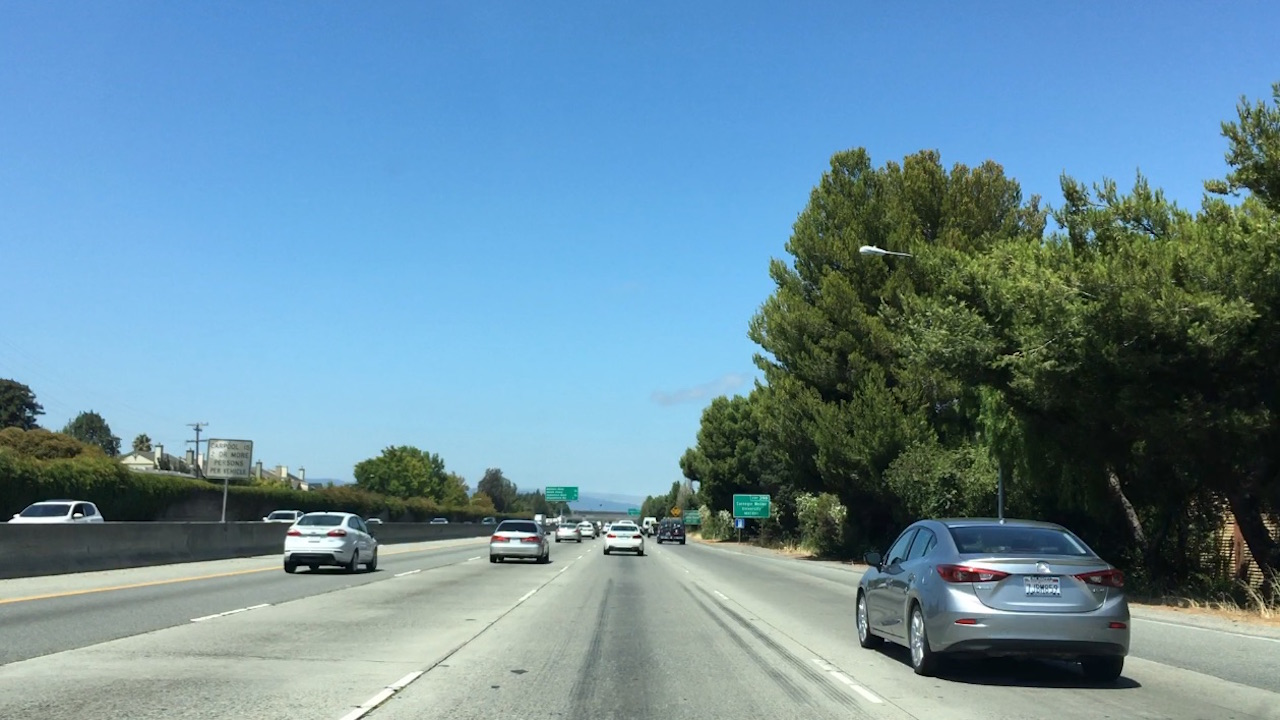
#> input picture p5_vehicle_detection/test_images/bbox-example-image.jpg, 1280 x 720 px
$ jupyter execute --allow-errors vehicle_detection.ipynb   (shell and % lines are left out)   (older library calls are emulated)
#> lines starting #> are read from the running program, lines starting #| are printed output that depends on the picture
# Imports

[cell 1]
import numpy as np
import cv2
import glob
import itertools
import time
import pickle

from scipy.ndimage.measurements import label

from tensorflow.contrib.learn.python import learn as learn
from skimage import color, exposure
from skimage.feature import hog
from sklearn.preprocessing import StandardScaler
from sklearn.model_selection import train_test_split
from skimage.feature import hog
from sklearn.svm import LinearSVC as SVC
from sklearn.tree import DecisionTreeClassifier as DTC
from sklearn.ensemble import RandomForestClassifier as RFC

from moviepy.editor import VideoFileClip
from IPython.display import HTML

import matplotlib.pyplot as plt
import matplotlib.image as mpimg
from mpl_toolkits.mplot3d import Axes3D
plt.style.use('fivethirtyeight')

filepath = '../../p5_vehicle_detection/'
rand_state = 42

# Functions

## Bounding Box

[cell 2]
def draw_boxes(img, bboxes, color=(0, 0, 255), thick=6):

    # make a copy of the image
    draw_img = np.copy(img)

    # draw each bounding box
    for bbox in bboxes:
        cv2.rectangle(draw_img, bbox[0], bbox[1], color, thick)

    # return the image copy with boxes drawn
    return draw_img

## Labeled Boxes

[cell 3]
# [20 lines left out: function draw_labeled_bboxes, not called in this run]

## Search Windows

[cell 4]
# [37 lines left out: function search_windows, not called in this run]

## Sliding Windows

[cell 5]
def slide_window(img, x_start_stop=[None, None], y_start_stop=[None, None],
                    xy_window=(64, 64), xy_overlap=(0.5, 0.5)):

    # If x and/or y start/stop positions not defined, set to image size
    if x_start_stop[0] == None:
        x_start_stop[0] = 0
    if x_start_stop[1] == None:
        x_start_stop[1] = img.shape[1]
    if y_start_stop[0] == None:
        y_start_stop[0] = 0
    if y_start_stop[1] == None:
        y_start_stop[1] = img.shape[0]

    # Compute the span of the region to be searched
    xspan = x_start_stop[1] - x_start_stop[0]
    yspan = y_start_stop[1] - y_start_stop[0]

    # Compute the number of pixels per step in x/y
    nx_pix_per_step = np.int(xy_window[0]*(1 - xy_overlap[0]))
    ny_pix_per_step = np.int(xy_window[1]*(1 - xy_overlap[1]))

    # Compute the number of windows in x/y
    nx_buffer = np.int(xy_window[0]*(xy_overlap[0]))
    ny_buffer = np.int(xy_window[1]*(xy_overlap[1]))
    nx_windows = np.int((xspan-nx_buffer)/nx_pix_per_step)
    ny_windows = np.int((yspan-ny_buffer)/ny_pix_per_step)

    # Initialize a list to append window positions to
    window_list = []

    # Loop through finding x and y window positions
    # TODO: vectorize this step
    for ys in range(ny_windows):
        for xs in range(nx_windows):
            # Calculate window position
            startx = xs*nx_pix_per_step + x_start_stop[0]
            endx = startx + xy_window[0]
            starty = ys*ny_pix_per_step + y_start_stop[0]
            endy = starty + xy_window[1]
            # Append window position to list
            window_list.append(((startx, starty), (endx, endy)))
    # Return the list of windows
    return window_list

## Template Matching

[cell 6]
# [24 lines left out: function find_matches, not called in this run]

## Color Histograms

[cell 7]
def color_hist(img, nbins=32, bins_range=(0, 256)):

    # Compute the histogram of the RGB channels separately
    hists = []
    for channel in range(img.shape[2]):
        hists.append(np.histogram(img[: , :, channel], bins=nbins, range=bins_range))

    # Generating bin centers
    bin_edges = hists[0][1]
    bin_centers = (bin_edges[1:] + bin_edges[0:len(bin_edges)-1]) / 2

    # Concatenate the histograms into a single feature vector
    all_hist = [h[0] for h in hists]
    hist_features = list(itertools.chain.from_iterable(all_hist))

    # Return the individual histograms, bin_centers and feature vector
    return hists, bin_centers, hist_features

## Color Space Plot

[cell 8]
def plot3d(pixels, colors_rgb, axis_labels=list("RGB"), axis_limits=[(0, 255), (0, 255), (0, 255)]):

    # Create figure and 3D axes
    fig = plt.figure(figsize=(8, 8))
    ax = Axes3D(fig)

    # Set axis limits
    ax.set_xlim(*axis_limits[0])
    ax.set_ylim(*axis_limits[1])
    ax.set_zlim(*axis_limits[2])

    # Set axis labels and sizes
    ax.tick_params(axis='both', which='major', labelsize=14, pad=8)
    ax.set_xlabel(axis_labels[0], fontsize=16, labelpad=16)
    ax.set_ylabel(axis_labels[1], fontsize=16, labelpad=16)
    ax.set_zlabel(axis_labels[2], fontsize=16, labelpad=16)

    # Plot pixel values with colors given in colors_rgb
    ax.scatter(
        pixels[:, :, 0].ravel(),
        pixels[:, :, 1].ravel(),
        pixels[:, :, 2].ravel(),
        c=colors_rgb.reshape((-1, 3)), edgecolors='none')

    return ax

## Spatial Binning

[cell 9]
# [4 lines left out: function bin_spatial, not called in this run]

## Heatmap

[cell 10]
# [11 lines left out: function add_heat, not called in this run]

## Heatmap Threshold

[cell 11]
# [7 lines left out: function apply_threshold, not called in this run]

## Single Image Feature Extractor

[cell 12]
# [47 lines left out: function single_img_features, not called in this run]

## Whole Image Feature Extractor

[cell 13]
def extract_features(imgs, color_space='RGB', spatial_size=(32, 32),
                     hist_bins=32, hist_range=(0, 256), orient=9,
                     pix_per_cell=8, cell_per_block=2, hog_channel=0,
                     spatial_feat=True, hist_feat=True, hog_feat=True):

    # Create a list to append feature vectors to
    features = []

    # iterate over files
    for file in imgs:
        file_features = []

        # Read in each one by one
        img = mpimg.imread(file)

        # Convert image to new color space (if specified)
        if color_space != 'RGB':
            if color_space == 'HSV':
                feature_image = cv2.cvtColor(img, cv2.COLOR_RGB2HSV)
            elif color_space == 'LUV':
                feature_image = cv2.cvtColor(img, cv2.COLOR_RGB2LUV)
            elif color_space == 'HLS':
                feature_image = cv2.cvtColor(img, cv2.COLOR_RGB2HLS)
            elif color_space == 'YUV':
                feature_image = cv2.cvtColor(img, cv2.COLOR_RGB2YUV)
            elif color_space == 'YCrCb':
                feature_image = cv2.cvtColor(img, cv2.COLOR_RGB2YCrCb)
        else: feature_image = np.copy(img)

        # spatial features
        if spatial_feat == True:
            spatial_features = bin_spatial(feature_image, size=spatial_size)
            file_features.append(spatial_features)

        # color features
        if hist_feat == True:
            _, _, hist_features = color_hist(feature_image, nbins=hist_bins, bins_range=hist_range)
            file_features.append(hist_features)

        # hog features
        if hog_feat == True:
            if hog_channel == 'ALL':
                hog_features = []
                for channel in range(feature_image.shape[2]):
                    hog_features.append(get_hog_features(feature_image[:,:,channel],
                                                         orient, pix_per_cell, cell_per_block,
                                                         vis=False, feature_vec=True))
                hog_features = np.ravel(hog_features)
            else:
                hog_features = get_hog_features(feature_image[:,:,hog_channel], orient,
                                                pix_per_cell, cell_per_block, vis=False, feature_vec=True)
            file_features.append(hog_features)

        # append features
        features.append(np.concatenate(file_features))

    # return feature vector
    return features

## Data Profiling

[cell 14]
def data_look(car_list, notcar_list):

    # empty dict
    data_dict = {}

    # Define a key in data_dict "n_cars" and store the number of car images
    data_dict["n_cars"] = len(car_list)

    # Define a key "n_notcars" and store the number of notcar images
    data_dict["n_notcars"] = len(notcar_list)

    # Read in a test image, either car or notcar
    example_img = mpimg.imread(car_list[0])

    # Define a key "image_shape" and store the test image shape 3-tuple
    data_dict["image_shape"] = example_img.shape

    # Define a key "data_type" and store the data type of the test image.
    data_dict["data_type"] = example_img.dtype

    # Return data_dict
    return data_dict

## Histogram of Gradients (HOG)

[cell 15]
# [11 lines left out: function get_hog_features, not called in this run]

# Experimentation

## Make Bounding Boxes

[cell 16]
# load image
raw = mpimg.imread(filepath+'/test_images/bbox-example-image.jpg');
#> raw is the input picture: shape (720, 1280, 3); mean R, G, B 105, 140.8, 158.7

# view image
plt.imshow(raw);
#> (this line was passed over: IPython is not available in this run)

#> (a cell that did not finish here is left out)

[cell 18]
windows = slide_window(raw, x_start_stop=[None, None], y_start_stop=[None, None],
                       xy_window=(128, 128), xy_overlap=(0.5, 0.5))
#> windows = 190 items

windowed = draw_boxes(raw, windows, color=(0, 0, 255), thick=6)
#> the loop in draw_boxes, `for bbox in bboxes:` made 190 passes
#> bbox on passes 1 to 3: ((0, 0), (128, 128)), ((64, 0), (192, 128)), ((128, 0), (256, 128))
#> after the loop in draw_boxes, `for bbox in bboxes:`:
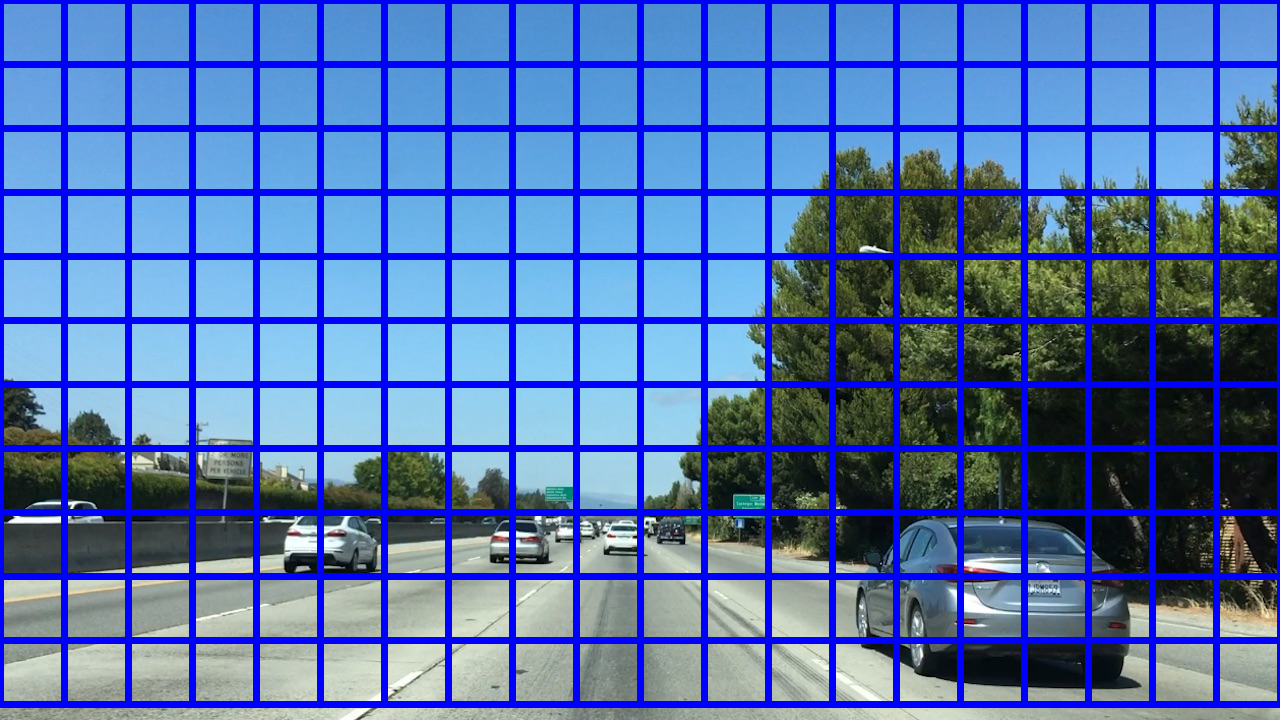
#> draw_img: shape (720, 1280, 3); mean R, G, B 83.1, 111.5, 178.7
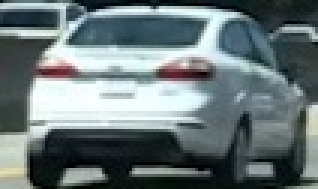
#> input picture p5_vehicle_detection/test_images/cutout1.jpg, 106 x 63 px (shown 3 times larger)
#> further down, image is the input picture: shape (63, 106, 3); mean R, G, B 105.4, 118.5, 120.3

# plot images
#> (the rest of this cell did not finish here and is left out)

## Make Color Histograms

[cell 19]
# image templates
templist = sorted(glob.glob(filepath+'test_images/cutout*.jpg'))

# get templates color histogram
#> (the rest of this cell did not finish here and is left out)

#> after the loop in color_hist, `for channel in range(img.shape[2]):`: hists = 3 items
#> in color_hist, `bin_edges = hists[0][1]`: bin_edges = 33 values from 0 to 256
#> in color_hist, `bin_centers = (bin_edges[1:] + bin_edges[0:len(bin_edges)-1]) / 2`: bin_centers = 32 values from 4 to 252
#> in color_hist, `all_hist = [h[0] for h in hists]`: all_hist = 3 items
#> in color_hist, `hist_features = list(itertools.chain.from_iterable(all_hist))`: hist_features = 96 values, max 634 at index 95, min 49 at index 31, mean 208.7
#> `hists, bincen, feature_vec = color_hist(image, nbins=32, bins_range=(0..`: hists = 3 items; bincen = 32 values from 4 to 252; feature_vec has the same summary as hist_features in color_hist
#> `subplots = 101 + len(hists)*10`: subplots = 131

    # Plot a figure with all three bar charts
    subplots = 101 + len(hists)*10
    fig = plt.figure(figsize=(12,3))
    for i, hist in enumerate(hists):
        plt.subplot(subplots)
        plt.bar(bincen, hist[0], width=4.0)
        plt.xlim(0, 260)
        plt.title('Channel '+str(i))
        subplots += 1
    fig.tight_layout()

## Make 3D Color Plots

[cell 20]
# load image
img = mpimg.imread(filepath+'/test_images/bbox-example-image.jpg');

# Select a small fraction of pixels to plot by subsampling it
scale = max(img.shape[0], img.shape[1], 64) / 64  # at most 64 rows and columns
#> scale = 20
img_small = cv2.resize(img,
                       (np.int(img.shape[1] / scale), np.int(img.shape[0] / scale)),
                       interpolation=cv2.INTER_NEAREST)
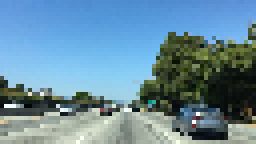
#> img_small: shape (36, 64, 3) (shown 4 times larger); mean R, G, B 103.8, 140.4, 159.4

# Convert subsampled image to desired color space(s)
img_small_RGB = cv2.cvtColor(img_small, cv2.COLOR_BGR2RGB)  # OpenCV uses BGR, matplotlib likes RGB
img_small_HSV = cv2.cvtColor(img_small, cv2.COLOR_BGR2HSV)
#> img_small_HSV: shape (36, 64, 3); mean H, S, V 38.9, 100.1, 167.7
img_small_rgb = img_small_RGB / 255.  # scaled to [0, 1], only for plotting

# RGB Plot
plot3d(img_small_RGB, img_small_rgb)#, axis_limits=[(0, 1), (0, 1), (0, 1)])
#> (the call stopped at in plot3d, `fig = plt.figure(figsize=(8, 8))`: IPython is not available in this run)
plt.show()

[cell 21]
# HSV Plot
plot3d(img_small_HSV, img_small_rgb, axis_labels=list("HSV"))#, axis_limits=[(0, 1), (0, 1), (0, 1)])
#> (the call stopped at in plot3d, `fig = plt.figure(figsize=(8, 8))`: IPython is not available in this run)
#| Original: (63, 106, 3)
plt.show()

## Make Spatially Binned

[cell 22]
# image templates
templist = sorted(glob.glob(filepath+'test_images/cutout*.jpg'))

#> (the rest of this cell did not finish here and is left out)

# Run Classifier

## Load Classifier Training Data

[cell 23]
# images are divided up into vehicles and non-vehicles
images = sorted(glob.glob('../../data/vehicles_notvehicles/*.png'))
cars = []
notcars = []

# loop over images
for image in images:
    if 'image' in image or 'extra' in image:
        notcars.append(image)
    else:
        cars.append(image)
#> after the loop, cars = []; notcars = []

# build dict of data profile
#> (the rest of this cell did not finish here and is left out)

## Train Image Classifier

[cell 24]
# general params
color_space = 'RGB'  # Can be RGB, HSV, LUV, HLS, YUV, YCrCb
spatial_size = (32, 32)
hist_bins = 32
hist_range = (0, 256)
orient = 9
pix_per_cell = 8
cell_per_block = 2
hog_channel = 0 # Can be 0, 1, 2, or "ALL"
spatial_feat = True
hist_feat = True
hog_feat = True

[cell 25]
# car features
car_features = extract_features(cars, color_space=color_space,
                                spatial_size=spatial_size, hist_bins=hist_bins,
                                hist_range=hist_range, orient=orient,
                                pix_per_cell=pix_per_cell,
                                cell_per_block=cell_per_block,
                                hog_channel=hog_channel, spatial_feat=spatial_feat,
                                hist_feat=hist_feat, hog_feat=hog_feat)
#> car_features = []

# non-car features
notcar_features = extract_features(notcars, color_space=color_space,
                                   spatial_size=spatial_size, hist_bins=hist_bins,
                                   orient=orient, pix_per_cell=pix_per_cell,
                                   cell_per_block=cell_per_block,
                                   hog_channel=hog_channel, spatial_feat=spatial_feat,
                                   hist_feat=hist_feat, hog_feat=hog_feat)
#> notcar_features = []

# check for outputs
#> (the rest of this cell did not finish here and is left out)

[cell 26]
# creat vector of labels
y = np.hstack((np.ones(len(car_features)),
               np.zeros(len(notcar_features))))
#> y = empty array

# Create an array stack of feature vectors
X = np.vstack((car_features, notcar_features)).astype(np.float64)
#> X = empty array

# Fit a per-column scaler
#> (the rest of this cell did not finish here and is left out)

#> (a cell that did not finish here is left out)

[cell 28]
# create the classifier
clf = SVC()
#clf = DTC()
#clf = RFC()

# train classifier
#> (the rest of this cell did not finish here and is left out)

#> (a cell that did not finish here is left out)

[cell 30]
# Save model and its params
dist_pickle = {}
dist_pickle["color_space"] = color_space
dist_pickle["clf"] = clf
#> (the rest of this cell did not finish here and is left out)

## Apply Classifier to Sliding Window

[cell 31]
# general params
y_start_stop = [300, 700] # Min and max in y to search in slide_window()
xy_window = (64, 64)
xy_overlap = (0.75, 0.75)

# load data
raw_image = mpimg.imread(filepath+'/test_images/test4.jpg');
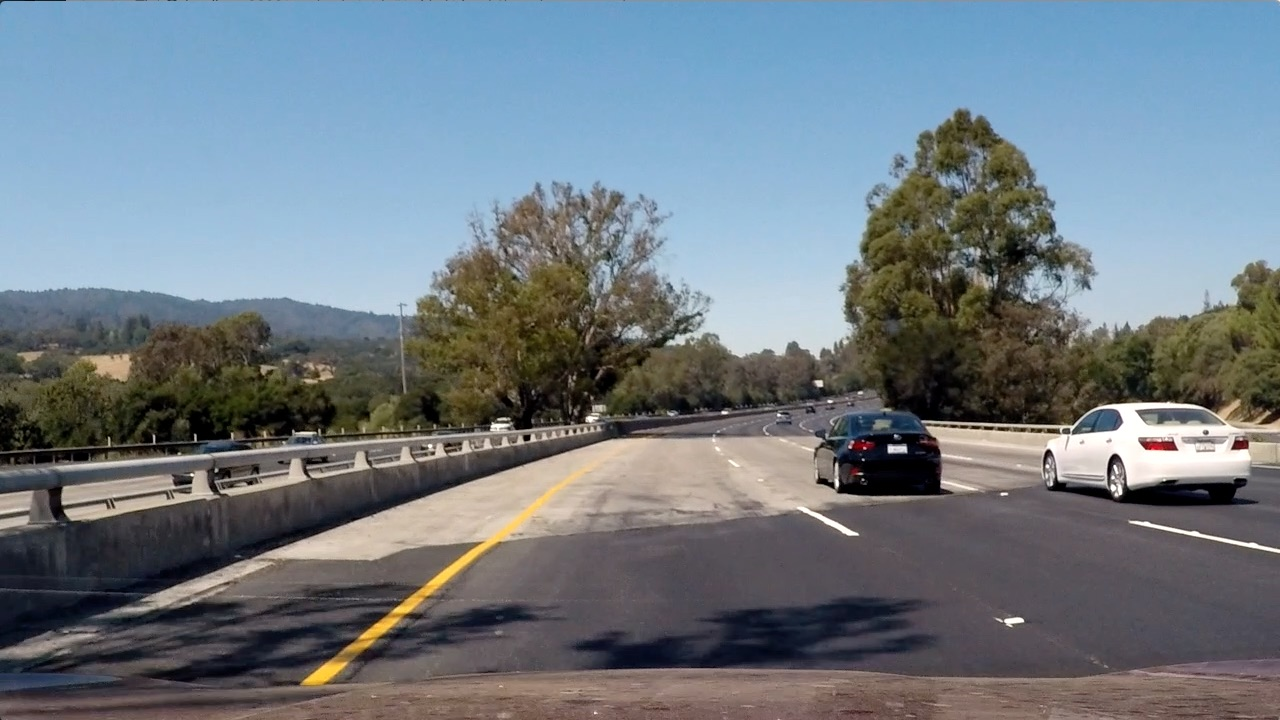
#> input picture p5_vehicle_detection/test_images/test4.jpg, 1280 x 720 px
#> raw_image is the input picture: shape (720, 1280, 3); mean R, G, B 112.2, 122.7, 130.9
draw_image = np.copy(raw_image)
image = raw_image.astype(np.float32)/255  # trained on PNG but testing on JPG
#> image: shape (720, 1280, 3) float32

# create windows
windows = slide_window(image, x_start_stop=[None, None], y_start_stop=y_start_stop,
                       xy_window=xy_window, xy_overlap=xy_overlap)
#> windows = 1694 items
print('Created {} windows'.format(len(windows)))
#| Created 1694 windows

# apply windows and find matches
#> (the rest of this cell did not finish here and is left out)
